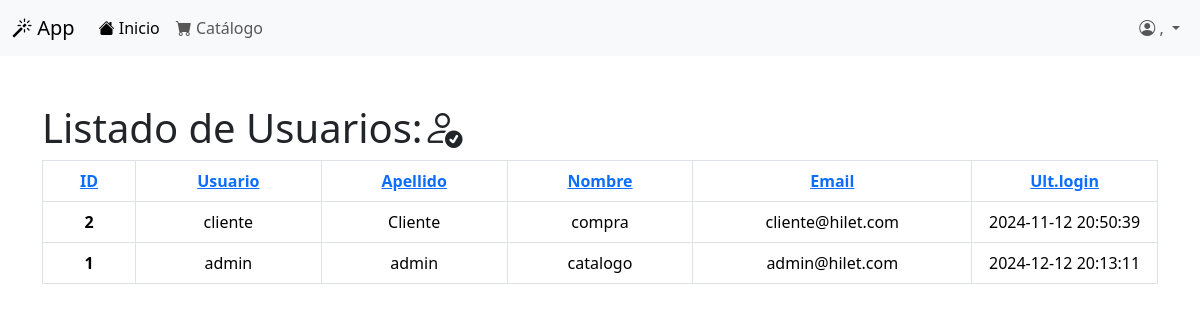
Screenshot of /index.php/usuarios/listar/orden/ult_login with the database file from the repository.
### tables this page shows
CREATE TABLE `usuarios` (
  `usuario_id` int(11) NOT NULL,
  `email` text NOT NULL,
  `apellido` text NOT NULL,
  `nombre` text NOT NULL,
  `usuario` text NOT NULL,
  `password` text NOT NULL,
  `creado` datetime NOT NULL DEFAULT current_timestamp(),
  `estado` tinyint(4) NOT NULL DEFAULT -1,
  `rol_id` tinyint(4) NOT NULL DEFAULT 2,
  `ult_login` datetime DEFAULT NULL,
  `apikey` text NOT NULL
);

### application/controllers/Usuarios.php (called while the page is built, shortened)
<?php
class Usuarios extends CI_Controller {
    public function __construct() {
		$this->load->model("usuario_model");
	}
    public function listar(){
		$partes=$this->uri->uri_to_assoc();
		$campos_permitidos=array("usuario_id","usuario","apellido","nombre","email","ult_login");
		if(isset($partes["orden"])){
			if(in_array($partes["orden"],$campos_permitidos)){
				$this->usuario_model->set_campo_orden($partes["orden"]);
			}
		}
		$datos=array();
		$datos["usuarios"]=$this->usuario_model->listar();
		$this->load->view("usuarios/usuarios",$datos);
	}
}

### index.php (called while the page is built, shortened)
<?php
require_once BASEPATH.'core/CodeIgniter.php';

### application/models/Usuario_model.php (called while the page is built, shortened)
<?php
class Usuario_model extends CI_Model {
    var $campo_orden="usuarios.nombre";
    var $campo_sentido="ASC";
    public function set_campo_orden($campo_orden="usuarios.nombre"){
        $this->campo_orden=$campo_orden;
    }
    public function listar(){
        $this->db->select("*");
        $this->db->set("usuario_id");
        $this->db->order_by($this->campo_orden,$this->campo_sentido);
        $query = $this->db->get('usuarios');
        return $query->result_array();
    }
}

### application/views/usuarios/usuarios.php (the view, shortened to what this page needs)
<!doctype html>
<html lang="es">
  <head>
    <link href="https://cdn.jsdelivr.net/npm/bootstrap@5.3.3/dist/css/bootstrap.min.css" rel="stylesheet">
    <link rel="stylesheet" href="https://cdn.jsdelivr.net/npm/bootstrap-icons@1.11.3/font/bootstrap-icons.min.css">
  </head>
  <body>
    <div class="container mt-5">
        <div class="row">
            <div class="col">
                <h1>Listado de Usuarios:<i class="bi bi-person-check"></i></h1>
                    <table class="table table-bordered">
                        <thead>
                          <tr>
                            <th scope="col" class="text-center">
                            <a href="<?php echo site_url("usuarios/listar/orden/usuario_id"); ?>">ID</a>
                            </th>
                            <th scope="col" class="text-center">
                            <a href="<?php echo site_url("usuarios/listar/orden/usuario"); ?>">Usuario</a>
                            </th>
                            <th scope="col" class="text-center">
                            <a href="<?php echo site_url("usuarios/listar/orden/apellido"); ?>">Apellido</a>
                            </th>
                            <th scope="col" class="text-center">
                            <a href="<?php echo site_url("usuarios/listar/orden/nombre"); ?>">Nombre</a>
                            </th>
                            <th scope="col" class="text-center">
                            <a href="<?php echo site_url("usuarios/listar/orden/email"); ?>">Email</a>
                            </th>
                            <th scope="col" class="text-center">
                            <a href="<?php echo site_url("usuarios/listar/orden/ult_login"); ?>">Ult.login</a>
                            </th>
                          </tr>
                        </thead>
                    <?php foreach($usuarios as $c){ ?>
                        <tbody>
                          <tr>
                            <th scope="row" class="col-md-1 text-center"><?php echo $c["usuario_id"]; ?></th>
                            <td class="col-md-2 text-center"><?php echo $c["usuario"]; ?></td>
                            <td class="col-md-2 text-center"><?php echo $c["apellido"]; ?></td>
                            <td class="col-md-2 text-center"><?php echo $c["nombre"]; ?></td>
                            <td class="col-md-3 text-center"><?php echo $c["email"]; ?></td>
                            <td class="col-md-3 text-center"><?php echo $c["ult_login"]; ?></td>
                          </tr>
                        </tbody>
                        <?php } ?>
                      </table>
            </div>
        </div>
    </div>
  </body>
</html>

### rows the page displays
usuarios: usuario_id "2", usuario "cliente", apellido "Cliente", nombre "compra", email "cliente@hilet.com", ult_login "2024-11-12 20:50:39"
usuarios: usuario_id "1", usuario "admin", apellido "admin", nombre "catalogo", email "admin@hilet.com", ult_login "2024-12-12 20:13:11"
